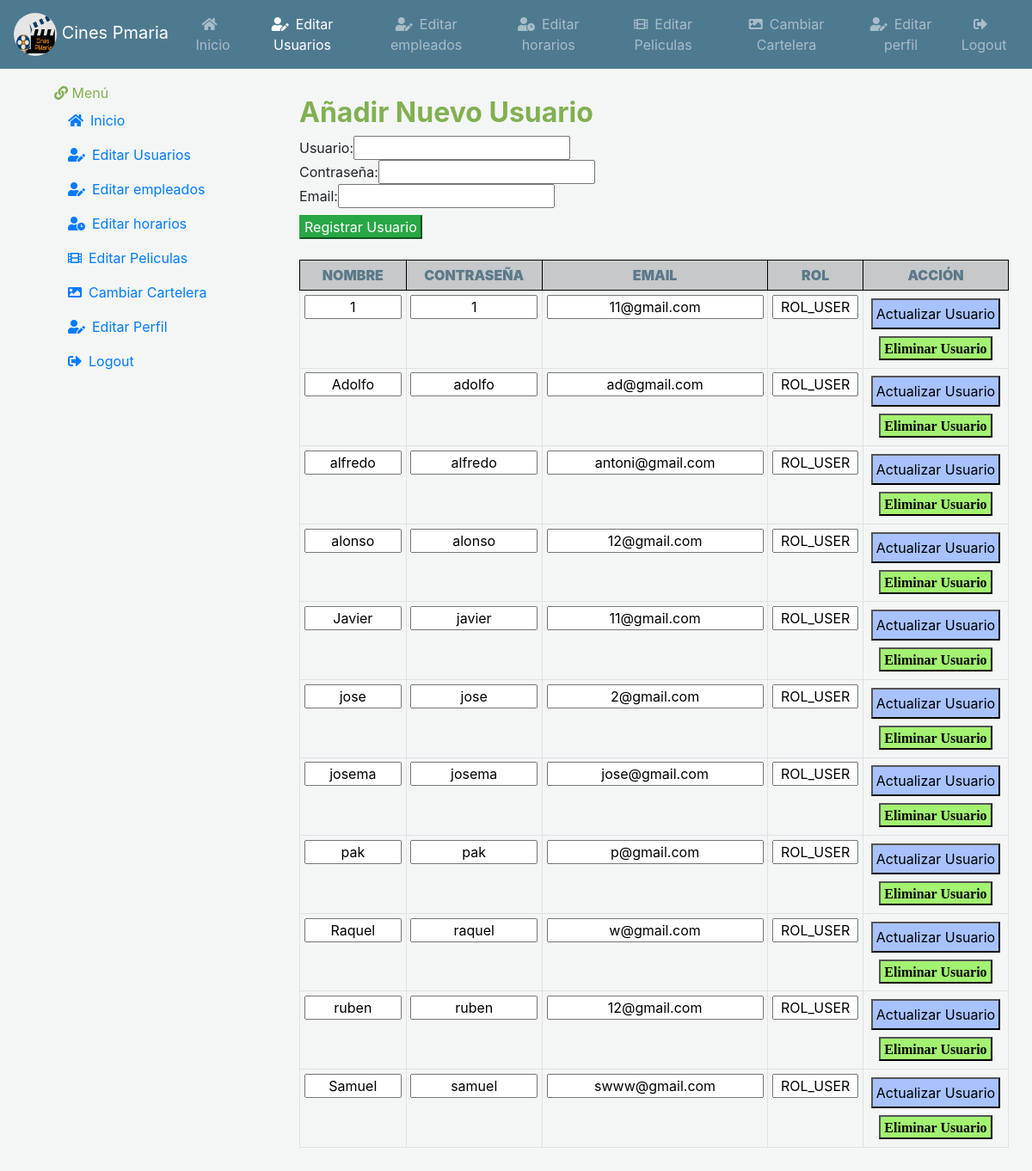
The page /vista/indexEditUsers.php (signed in) on the database as committed earlier.
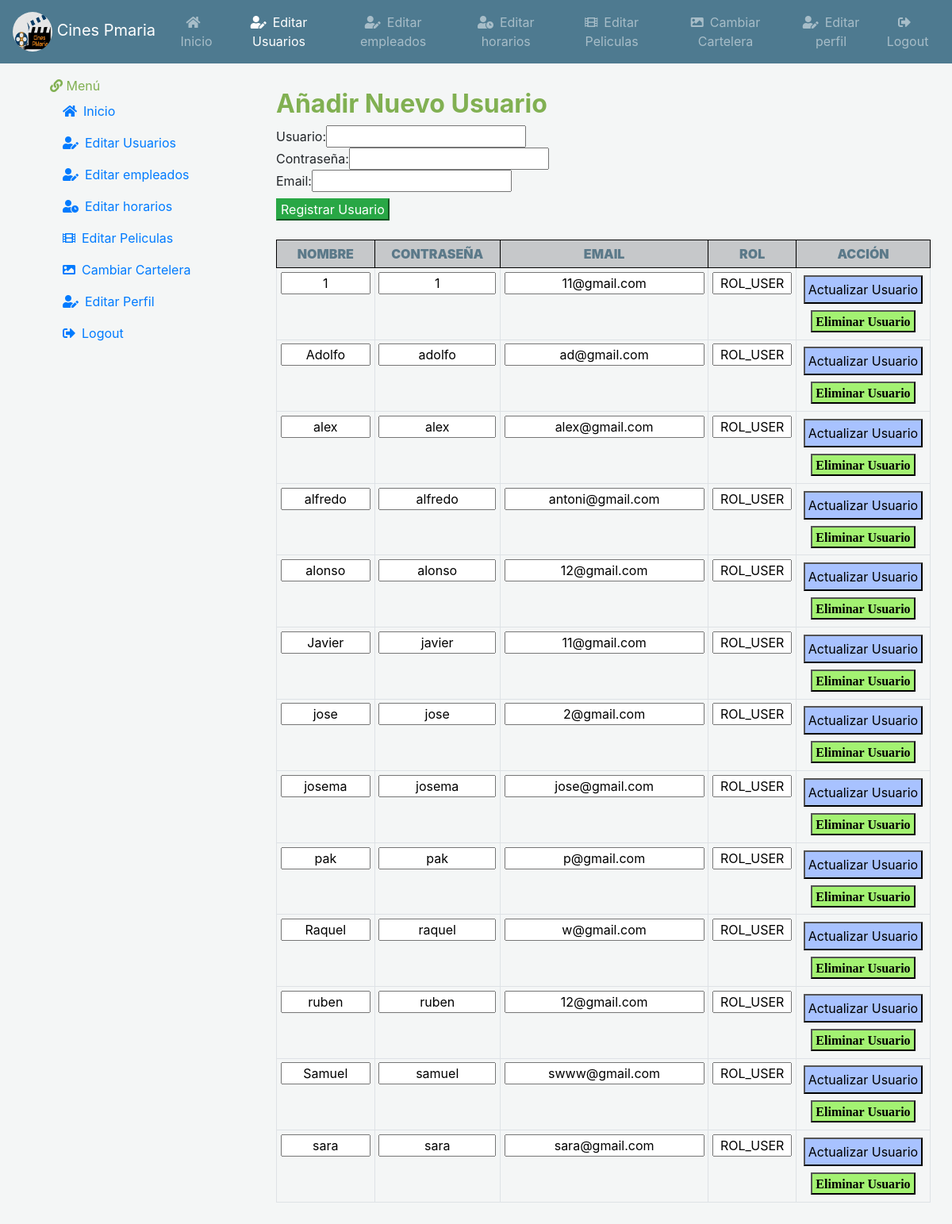
The same page on the database as committed later.
### tables this page shows
CREATE TABLE `usuarios` (
  `usuario` varchar(25) NOT NULL,
  `contrasena` varchar(25) NOT NULL,
  `email` varchar(30) NOT NULL,
  `ROL` varchar(20) NOT NULL DEFAULT 'ROL_USER',
  `activo` int(5) NOT NULL DEFAULT 1,
  `horario` int(5) NOT NULL DEFAULT -1
);

### modelo/conexion.php (called while the page is built, shortened)
<?php
  class Conexion{
    private $conexion;
    public function __construct(){
      $this->servidor = "localhost";
      $this->usuario = "root";
      $this->clave = "";
      $this->base = "cinespmaria";
      $this->conexion = new mysqli($this->servidor, $this->usuario,
      $this->clave, $this->base);
    }
    public function ejecutarConsulta( $sql){
      $contenedor = $this->conexion->query($sql);
      return $contenedor->fetch_all();
    }
  }
 ?>

### modelo/userModelo.php (called while the page is built, shortened)
<?php
  class Users {
    public static function listaUsuarios(){
      $con = new Conexion();
      $cont = $con->ejecutarConsulta("SELECT * FROM usuarios WHERE ROL LIKE 'ROL_USER'");
      return $cont;
    }
    public static function userRol($user){
      $con = new Conexion();
      $cont = $con->ejecutarConsulta("SELECT * from usuarios WHERE usuario = '$user'");
      return $cont;
    }
  }
 ?>

### vista/editUsuarios.php (the view, shortened to what this page needs)
      <h2 class="text-success"><b> Añadir Nuevo Usuario </b></h2>
       <form  autocomplete="off" method="POST" action= '../controlador/añadirUser.php'>
           Usuario:<input type="text" name="usuario" value="<?php if(isset($_POST['usuario'])) echo $_POST['usuario'];  ?>" required />
           <?php if(isset($_POST['registrar']) && empty($_POST['usuario'])) echo "<span style='color:red'><--¡Debe introducir un nombre de usuario!</span>"; ?><br>
           Contraseña:<input type="password" name="contraseña" value="<?php if(isset($_POST['contraseña'])) echo $_POST['contraseña']; ?>" required/>
           <?php if(isset($_POST['registrar']) && empty($_POST['contraseña'])) echo "<span style='color:red'><--¡Debes introducir un password!</span>"; ?><br>
             Email:<input type="email" name="email" value="<?php if(isset($_POST['email'])) echo $_POST['email']; ?>" required /><br>
           <input type="submit" value="Registrar Usuario" name="registrar" class="btn-success mt-2 px-1"/>
       </form>
      <br/>
        <table class="table table-bordered table-hover table-sm text-center">
        <thead>
          <tr class='text-dark table-dark'>
            <th style="border: 1px solid black;" class="text-blue"><b>NOMBRE</b></th>
            <th style="border: 1px solid black;" class="text-blue"><b>CONTRASEÑA</b></th>
            <th style="border: 1px solid black;" class="text-blue"><b>EMAIL</b></th>
            <th style="border: 1px solid black;" class="text-blue"><b>ROL</b></th>
            <th style="border: 1px solid black;" class="text-blue"><b>ACCIÓN</b></th>
         </tr>
       </thead>
        <?php
        foreach (Users::listaUsuarios() as $listauser) {
          ?>
          <form name = "formulario" method="POST" action= '../controlador/actualizarUser.php'>
          <?php
          echo "<tr>";
           echo "<td ><input name=newUser value =" . $listauser[0] . " style='width : 150px;'  class='w-100 text-center'> </td>" ;
          echo "<td> <input name=contrasena value =" . $listauser[1] .  " style='width : 150px;'  class='w-100 text-center'> </td>" ;
          echo "<td> <input name=email value =" . $listauser[2] . "  class=' text-center'></td>";
          echo "<td> <input name=roll value =" . $listauser[3] .  "  style='width : 100px;'   class='text-center'> </td>" ;
          echo "<td>";
           ?>
        <input type="submit" value="Actualizar Usuario" name="editUser"  class="btn-bClaro m-1 p-1"/>
        </form>
          <form name = "formulario" method="POST" action= '../controlador/eliminarUser.php'>
        <input type="submit" value="Eliminar Usuario" name="deleteUser" class=" fas btn-rClaro m-1 p-1">
        </form>
      <?php
   }
    echo "</table>";
?>

### vista/indexEditUsers.php (shortened to what this page needs)
<?php
  require_once '../modelo/conexion.php';
  require_once '../modelo/userModelo.php';
  ?>
<!doctype html>
<html lang="en">
  <head>
    <link rel="stylesheet" href="https://use.fontawesome.com/releases/v5.8.2/css/all.css">
    <link rel="stylesheet" href="https://stackpath.bootstrapcdn.com/bootstrap/4.1.3/css/bootstrap.min.css">
    <link href="../css/style.css" rel="stylesheet">
   </head>
  <body>
    <?php
    if(isset($_SESSION['usuario']))
       {
        $rolUser = Users::userRol($_SESSION['usuario']);
        $rol = $rolUser[0][3];
      }else{
        header("Location:indexLogin.php");
      }
     ?>
    <header class="sticky-top">
       <nav class="navbar navbar-expand-lg navbar-dark bg-primary">
         <a class="navbar-brand text-white" href="../index.php">
           <img src="../imagenes/cines_pmaria.jpg" height="50" width="50" class="rounded-circle">
           Cines Pmaria
         </a>
         <div class="collapse navbar-collapse justify-content-end" id="navbarNav">
           <ul class="navbar-nav text-center">
             <li class="nav-item">
               <a class="nav-link" href="../index.php"><i class="fas fa-home pr-2"></i>Inicio</a>
             </li>
             <?php
             if(isset($rol)){
               if($rol == "ROL_ADMIN"){
               ?>
               <li class="nav-item active">
                 <a class="nav-link" href="indexEditUsers.php"><i class="fas fa-user-edit pr-2"></i>Editar Usuarios</a>
               </li>
               <li class="nav-item">
                 <a class="nav-link" href="indexEditEmp.php"><i class="fas fa-user-edit pr-2"></i>Editar empleados</a>
               </li>
               <li class="nav-item">
                 <a class="nav-link" href="indexEditHorario.php"><i class="fas fa-user-clock pr-2"></i>Editar horarios</a>
               </li>
               <li class="nav-item">
                 <a class="nav-link" href="indexEditPeli.php"><i class="fas fa-film pr-2"></i>Editar Peliculas</a>
               </li>
               <li class="nav-item">
                 <a class="nav-link" href="indexEditFotos.php"><i class="fas fa-image pr-2"></i>Cambiar Cartelera</a>
               </li>
              <?php
               }
               ?>
              <?php
              if($rol == "ROL_USER" || $rol == "ROL_ADMIN" || $rol == "ROL_EMP"){
               ?>
               <li class="nav-item">
                 <a class="nav-link" href="indexEditPerfil.php"><i class="fas fa-user-edit pr-2"></i>Editar perfil</a>
               </li>
               <?php
             }
                ?>
               <?php
             }
             if(!isset($rol)){
               ?>
               <li class="nav-item">
                 <a class="nav-link" href="indexContacto.php"><i class="fas fa-search-location pr-2"></i>Contacto</a>
               </li>
               <li class="nav-item">
                 <a class="nav-link" href="indexLogin.php"><i class="fas fa-sign-in-alt pr-2"></i>Login</a>
               </li>
               <?php
               }else{
                 ?>
                 <li class="nav-item">
                   <a class="nav-link" href="../controlador/logout.php"><i class="fas fa-sign-out-alt pr-2"></i>Logout</a>
                 </li>
          <?php
             }
          ?>
           </ul>
         </div>
       </nav>
     </header>
<main class="mt-3 mx-5 container">
<section class="row mt-3">
  <aside class="col-lg-3 d-none d-lg-block ">
    <i class="fas fa-link text-success"></i>
    <span class="text-success">Menú</span>
    <ul class="list-unstyled">
      <li class="nav-item  ">
        <a class="nav-link text-primary" href="../index.php"><i class="fas fa-home pr-2"></i>Inicio <span class="sr-only">(current)</span></a>
      </li>
      <li class="nav-item active">
        <a class="nav-link text-primary" href="indexEditUsers.php"><i class="fas fa-user-edit pr-2"></i>Editar Usuarios</a>
      </li>
      <li class="nav-item ">
        <a class="nav-link" href="indexEditEmp.php"><i class="fas fa-user-edit pr-2"></i>Editar empleados</a>
      </li>
      <li class="nav-item">
        <a class="nav-link" href="indexEditHorario.php"><i class="fas fa-user-clock pr-2"></i>Editar horarios</a>
      </li>
      <li class="nav-item ">
        <a class="nav-link" href="indexEditPeli.php"><i class="fas fa-film pr-2"></i>Editar Peliculas</a>
      </li>
      <li class="nav-item">
        <a class="nav-link" href="indexEditFotos.php"><i class="fas fa-image pr-2"></i>Cambiar Cartelera</a>
      </li>
      <li class="nav-item">
         <a class="nav-link text-primary" href="indexEditPerfil.php"><i class="fas fa-user-edit pr-2"></i>Editar Perfil</a>
      </li>
      <li class="nav-item">
        <a class="nav-link text-primary" href="../controlador/logout.php"><i class="fas fa-sign-out-alt pr-2"></i>Logout</a>
      </li>
    </ul>
  </aside>
  <section class="col-sm-12 col-md-9 my-3">
     <?php
            include("../vista/editUsuarios.php");
     ?>
   </section>
</section>
    </main>
  </body>
</html>

### css/style.css (style rules this page uses)
* { margin:0; padding: 0; }
body { background-color: #f4f6f6 ; }
.text-primary { color: #2e86c1 ; }
.bg-primary { background-color: #4e7a90 !important; }
.text-blue { color: #5b7989; }
.text-success { color: #81B052 !important; }
.btn-bClaro { background-color: #a8c2ff !important; }
.btn-rClaro { background-color: #a3f272 !important; }

Rows that differ between the two databases and show on the page:
added usuarios: newUser "alex", contrasena "alex", email "alex@gmail.com", roll "ROL_USER"
added usuarios: newUser "sara", contrasena "sara", email "sara@gmail.com", roll "ROL_USER"
